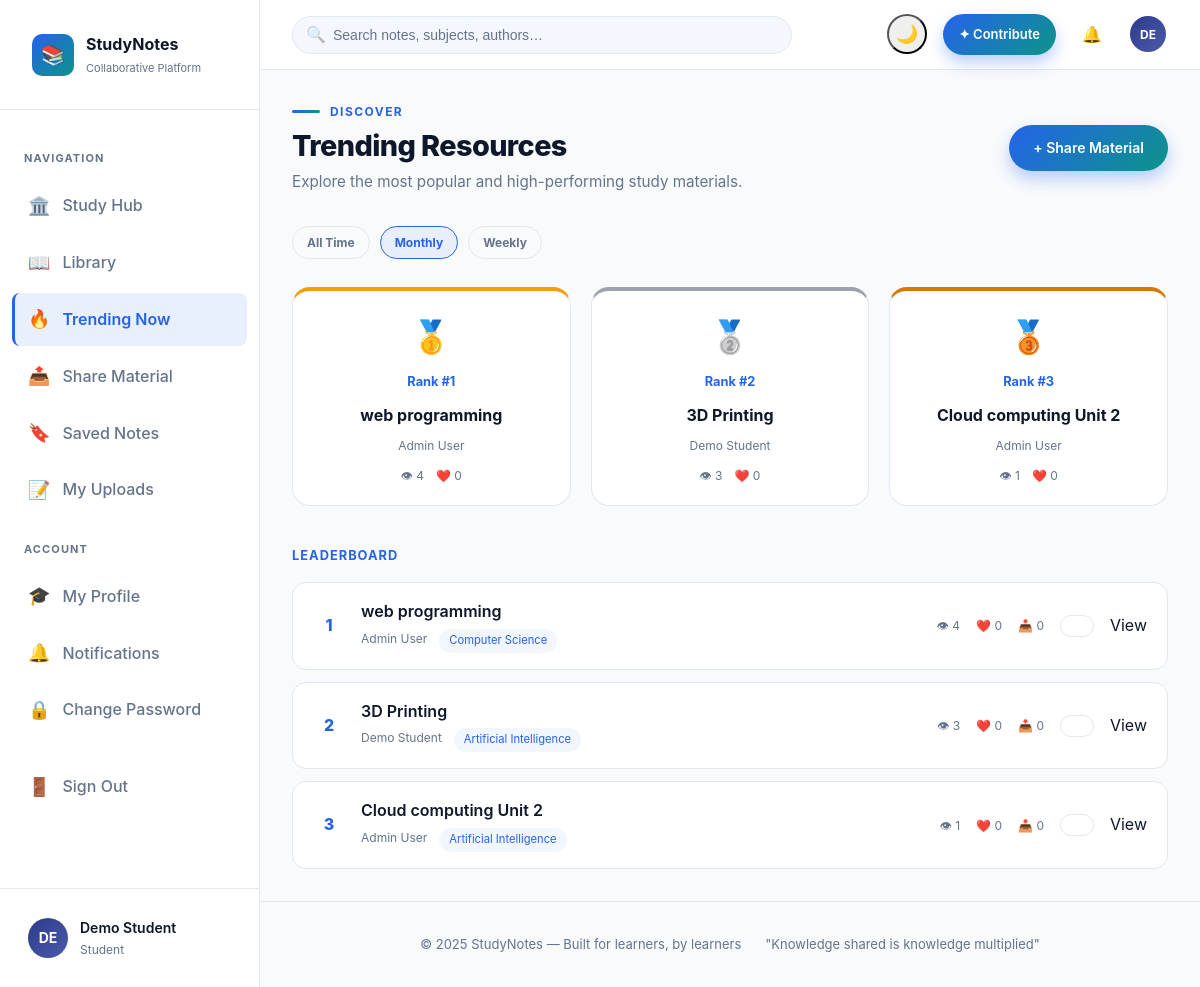
Page /trending?period=month (signed in) on the committed database.
### tables this page shows
CREATE TABLE users (
    id            INTEGER PRIMARY KEY AUTOINCREMENT,
    name          TEXT    NOT NULL,
    email         TEXT    NOT NULL UNIQUE,
    password_hash TEXT    NOT NULL,
    role          TEXT    NOT NULL DEFAULT 'student',  -- 'student' | 'admin'
    bio           TEXT    DEFAULT '',
    avatar        TEXT    DEFAULT '',          -- initials used in UI
    is_blocked    INTEGER DEFAULT 0,
    last_login    TEXT    DEFAULT NULL,
    created_at    TEXT    NOT NULL DEFAULT (strftime('%Y-%m-%dT%H:%M:%S','now'))
);

CREATE TABLE notes (
    id          INTEGER PRIMARY KEY AUTOINCREMENT,
    user_id     INTEGER NOT NULL REFERENCES users(id) ON DELETE CASCADE,
    title       TEXT    NOT NULL,
    subject     TEXT    NOT NULL DEFAULT '',
    description TEXT    DEFAULT '',
    tags        TEXT    DEFAULT '',           -- comma-separated
    filename    TEXT    DEFAULT NULL,         -- saved file on disk
    file_type   TEXT    DEFAULT NULL,         -- pdf, doc, txt â€¦
    file_size   INTEGER DEFAULT 0,           -- bytes
    views       INTEGER DEFAULT 0,
    likes       INTEGER DEFAULT 0,
    downloads   INTEGER DEFAULT 0,
    is_deleted  INTEGER DEFAULT 0,
    created_at  TEXT    NOT NULL DEFAULT (strftime('%Y-%m-%dT%H:%M:%S','now'))
);

### app.py (the view)
@app.route('/trending')
def trending():
    period = request.args.get('period', 'all')
    limit_date = datetime.utcnow()
    if period == 'week':
        limit_date -= timedelta(days=7)
    elif period == 'month':
        limit_date -= timedelta(days=30)
    else:
        limit_date = datetime(2000, 1, 1)
    sql = ("SELECT n.*, u.name as author_name, "
           "(SELECT COALESCE(AVG(stars),0) FROM ratings WHERE note_id=n.id) as avg_rating "
           "FROM notes n JOIN users u ON n.user_id=u.id "
           "WHERE n.is_deleted=0 AND n.created_at >= ? "
           "ORDER BY (n.views + n.likes*2) DESC LIMIT 15")
    note_list = query(sql, (limit_date.isoformat(),))
    return render_template('trending.html', notes=note_list, period=period)

### app.py (called while the page is built)
def get_db():
    if 'db' not in g:
        g.db = sqlite3.connect(DATABASE)
        g.db.row_factory = sqlite3.Row   # dict-style rows
        g.db.execute("PRAGMA foreign_keys = ON")
        g.db.execute("PRAGMA journal_mode = WAL")
    return g.db

def query(sql, args=(), one=False):
    cur = get_db().execute(sql, args)
    rows = cur.fetchall()
    return (rows[0] if rows else None) if one else rows

@app.context_processor
def inject_globals():
    user = None
    if 'user_id' in session:
        user = query("SELECT * FROM users WHERE id = ?", (session['user_id'],), one=True)
    notif_count = 0
    if user:
        notif_count = query(
            "SELECT COUNT(*) as c FROM notifications WHERE user_id=? AND read=0",
            (user['id'],), one=True
        )['c']
    return dict(current_user=user, notif_count=notif_count)

### templates/trending.html (shortened to what this page needs)
{% extends "base.html" %}
{% block content %}
<div
  style="display: flex; align-items: center; justify-content: space-between; flex-wrap: wrap; gap: 20px; margin-bottom: 32px;">
  <div>
    <div style="display: flex; align-items: center; gap: 10px; margin-bottom: 8px;">
      <span
        style="width: 28px; height: 3px; background: linear-gradient(90deg, var(--clr-primary), var(--clr-secondary)); border-radius: 2px;"></span>
      <span
        style="font-size: 0.75rem; font-weight: 700; text-transform: uppercase; letter-spacing: 0.12em; color: var(--clr-primary);">
        Discover
      </span>
    </div>
    <h1 style="color: var(--clr-text); font-weight: 800; font-size: 1.8rem; margin-bottom: 6px;">
      Trending Resources
    </h1>
    <p style="color: var(--clr-text-soft); font-size: 0.95rem;">
      Explore the most popular and high-performing study materials.
    </p>
  </div>
  <a href="{{ url_for('upload') }}" class="btn btn-p">
    + Share Material
  </a>
</div>
<div style="display: flex; gap: 10px; margin-bottom: 28px; flex-wrap: wrap;">
  {% for p_id, p_lbl in [('all','All Time'), ('month','Monthly'), ('week','Weekly')] %}
  <a href="{{ url_for('trending', period=p_id) }}" style="padding: 6px 14px; border-radius: 20px;
            font-size: 0.75rem; font-weight: 700; text-decoration: none;
            background: {{ 'rgba(37,99,235,0.08)' if period==p_id else 'var(--clr-bg)' }};
            color: {{ 'var(--clr-primary)' if period==p_id else 'var(--clr-text-soft)' }};
            border: 1px solid {{ 'var(--clr-primary)' if period==p_id else 'var(--clr-border)' }};">
    {{ p_lbl }}
  </a>
  {% endfor %}
</div>
{% if notes %}
{% if notes|length >= 3 %}
<div style="display: grid; grid-template-columns: repeat(auto-fit, minmax(220px,1fr)); gap: 20px; margin-bottom: 40px;">
  {% for rank, note in [(1, notes[0]), (2, notes[1]), (3, notes[2])] %}
  {% set ext = note.file_type or 'txt' %}
  <div class="card"
    style="padding: 20px; border-radius: 18px; text-align: center;
                          border-top: 4px solid {{ '#f59e0b' if rank==1 else ('#9ca3af' if rank==2 else '#d97706') }};">
    <div style="font-size: 2rem; margin-bottom: 10px;">
      {{ '🥇' if rank==1 else ('🥈' if rank==2 else '🥉') }}
    </div>
    <div style="font-size: 0.8rem; font-weight: 700; color: var(--clr-primary); margin-bottom: 10px;">
      Rank #{{ rank }}
    </div>
    <div style="font-weight: 700; color: var(--clr-text); font-size: 1rem; margin-bottom: 8px;
                display: -webkit-box; -webkit-line-clamp: 2; -webkit-box-orient: vertical; overflow: hidden;">
      {{ note.title }}
    </div>
    <div style="font-size: 0.75rem; color: var(--clr-text-soft); margin-bottom: 10px;">
      {{ note.author_name }}
    </div>
    <div style="display: flex; justify-content: center; gap: 12px; font-size: 0.75rem; color: var(--clr-text-soft);">
      <span>👁 {{ note.views }}</span>
      <span>❤️ {{ note.likes }}</span>
    </div>
  </div>
  {% endfor %}
</div>
{% endif %}
<div style="font-size: 0.8rem; font-weight: 700; color: var(--clr-primary);
            text-transform: uppercase; letter-spacing: 0.08em; margin-bottom: 16px;">
  Leaderboard
</div>
<div style="display: flex; flex-direction: column; gap: 12px;">
  {% for note in notes %}
  <div style="display: flex; align-items: center; gap: 16px;
              padding: 16px 20px;
              border: 1px solid var(--clr-border);
              border-radius: 14px;
              background: var(--clr-fg);
              transition: all 0.2s ease;"
    onmouseover="this.style.borderColor='var(--clr-primary)'; this.style.background='rgba(37,99,235,0.04)'"
    onmouseout="this.style.borderColor='var(--clr-border)'; this.style.background='var(--clr-fg)'">
    <div style="width: 32px; text-align: center; font-weight: 800;
                color: {{ 'var(--clr-primary)' if loop.index <=3 else 'var(--clr-text-soft)' }};">
      {{ loop.index }}
    </div>
    <div style="flex: 1;">
      <a href="{{ url_for('note_detail', note_id=note.id) }}"
        style="font-weight: 600; color: var(--clr-text); text-decoration: none;">
        {{ note.title }}
      </a>
      <div style="display: flex; gap: 12px; margin-top: 4px; flex-wrap: wrap;">
        <span style="font-size: 0.75rem; color: var(--clr-text-soft);">
          {{ note.author_name }}
        </span>
        {% if note.subject %}
        <span style="font-size: 0.7rem; color: var(--clr-primary);
                     background: rgba(37,99,235,0.06);
                     padding: 3px 10px; border-radius: 20px;">
          {{ note.subject }}
        </span>
        {% endif %}
      </div>
    </div>
    <div style="display: flex; gap: 16px; font-size: 0.75rem; color: var(--clr-text-soft);">
      <span>👁 {{ note.views }}</span>
      <span>❤️ {{ note.likes }}</span>
      <span>📥 {{ note.downloads }}</span>
    </div>
    <a href="{{ url_for('note_detail', note_id=note.id) }}" class="btn btn-s btn-sm"></a>
    View
  </div>
  {% endfor %}
</div>
{% endif %}
{% endblock %}

### templates/base.html (shortened to what this page needs)
<!DOCTYPE html>
<html lang="en" data-theme="light">
<head>
</head>
<body>
  {% if current_user %}
  <div class="app">
    <aside class="sidebar" id="sidebar">
      <div class="s-logo">
        <div class="s-mark">📚</div>
        <div class="s-txt">StudyNotes<small>Collaborative Platform</small></div>
      </div>
      <nav class="s-nav">
        <div class="nav-sec">Navigation</div>
        <a href="{{ url_for('index') }}" class="nav-a {% if request.endpoint == 'index' %}on{% endif %}">
          <span class="nav-ico">🏛️</span> Study Hub
        </a>
        <a href="{{ url_for('notes') }}"
          class="nav-a {% if request.endpoint in ('notes', 'note_detail', 'browse_tag') %}on{% endif %}">
          <span class="nav-ico">📖</span> Library
        </a>
        <a href="{{ url_for('trending') }}" class="nav-a {% if request.endpoint == 'trending' %}on{% endif %}">
          <span class="nav-ico">🔥</span> Trending Now
        </a>
        <a href="{{ url_for('upload') }}" class="nav-a {% if request.endpoint == 'upload' %}on{% endif %}">
          <span class="nav-ico">📤</span> Share Material
        </a>
        <a href="{{ url_for('bookmarks') }}" class="nav-a {% if request.endpoint == 'bookmarks' %}on{% endif %}">
          <span class="nav-ico">🔖</span> Saved Notes
        </a>
        <a href="{{ url_for('my_notes') }}" class="nav-a {% if request.endpoint == 'my_notes' %}on{% endif %}">
          <span class="nav-ico">📝</span> My Uploads
        </a>
        <div class="nav-sec">Account</div>
        <a href="{{ url_for('profile') }}" class="nav-a {% if request.endpoint == 'profile' %}on{% endif %}">
          <span class="nav-ico">🎓</span> My Profile
        </a>
        <a href="{{ url_for('notifications') }}"
          class="nav-a {% if request.endpoint == 'notifications' %}on{% endif %}">
          <span class="nav-ico">🔔</span> Notifications
        </a>
        <a href="{{ url_for('change_password') }}"
          class="nav-a {% if request.endpoint == 'change_password' %}on{% endif %}">
          <span class="nav-ico">🔒</span> Change Password
        </a>
        <a href="{{ url_for('logout') }}" class="nav-a">
          <span class="nav-ico">🚪</span> Sign Out
        </a>
      </nav>
      <div class="s-foot">
        <a href="{{ url_for('profile') }}" class="s-user">
          <div class="av"
            style="background:linear-gradient(135deg, {{ '#c8961e' if current_user.role == 'admin' else '#2d3a8c' }}, {{ '#f0c744' if current_user.role == 'admin' else '#4a5ba8' }})">
            {{ current_user.name[:2].upper() }}
          </div>
          <div>
            <div class="u-nm">{{ current_user.name }}</div>
            <div class="u-rl">{{ current_user.role }}</div>
          </div>
        </a>
      </div>
    </aside>
    <div class="main">
      <header class="hdr">
        <form class="h-search" action="{{ url_for('notes') }}" method="get">
          <span class="s-ico">🔍</span>
          <input type="text" name="q" placeholder="Search notes, subjects, authors…"
            value="{{ request.args.get('q', '') }}" autocomplete="off" />
        </form>
        <div class="h-right">
          <button class="ib theme-btn" onclick="toggleTheme()" title="Toggle Theme" id="theme-btn">
          </button>
          <a href="{{ url_for('upload') }}" class="btn btn-p btn-sm">✦ Contribute</a>
          <a href="{{ url_for('notifications') }}" class="ib" title="Notifications">
            🔔
          </a>
          <a href="{{ url_for('profile') }}" class="ib" title="Profile">
            <div class="av"
              style="width:36px; height:36px; font-size:12px; background:linear-gradient(135deg, {{ '#c8961e' if current_user.role == 'admin' else '#2d3a8c' }}, {{ '#f0c744' if current_user.role == 'admin' else '#4a5ba8' }})">
              {{ current_user.name[:2].upper() }}
            </div>
          </a>
        </div>
      </header>
      <div class="page">
        {% block content %}{% endblock %}
      </div>
      <div class="page-foot">
        <span>© 2025 StudyNotes — Built for learners, by learners</span>
        <span>"Knowledge shared is knowledge multiplied"</span>
      </div>
    </div>
  </div>
  {% endif %}
</body>
</html>

### rows in the picture
users: name "DE", name "Demo Student", role "Student"
notes: value "🥇", rank "1", title "web programming", author_name "Admin User", views "4", likes "0", subject "Computer Science", downloads "0"
notes: value "🥈", user "2", title "3D Printing", author_name "Demo Student", views "3", likes "0", subject "Artificial Intelligence", downloads "0"
notes: value "🥉", rank "3", title "Cloud computing Unit 2", author_name "Admin User", views "1", likes "0", subject "Artificial Intelligence", downloads "0"

### other values in the picture
{{ p_lbl }} "All Time" "Monthly" "Weekly"
